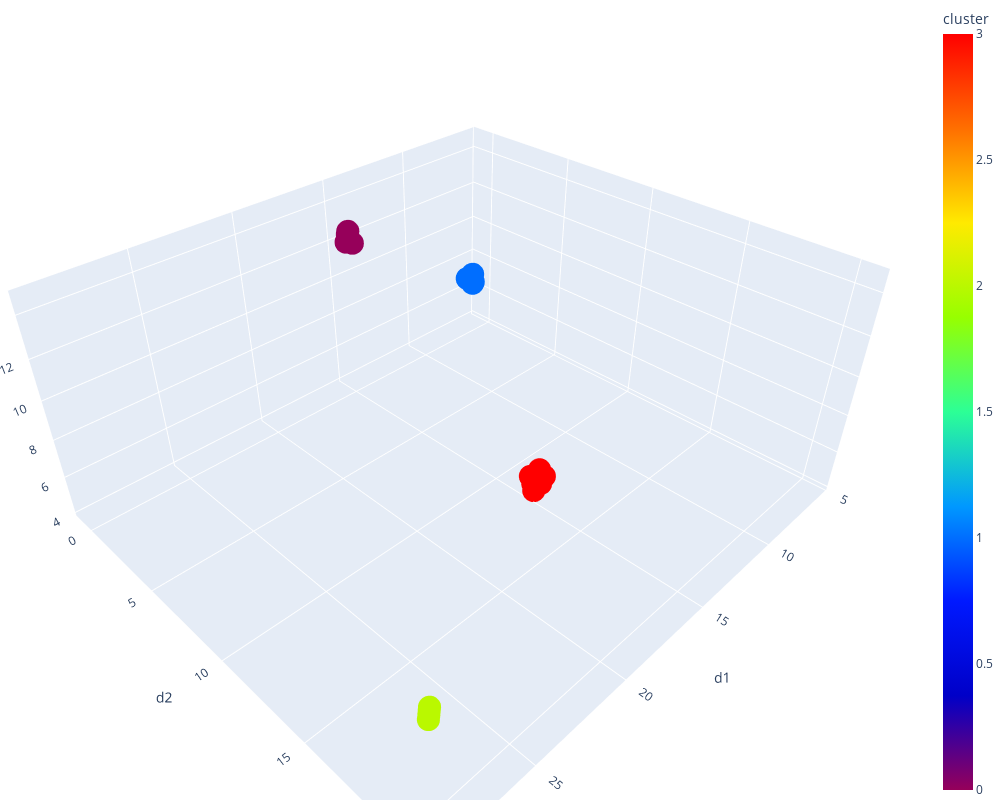

Notebook cell for this chart:
### Code cell
results = cluster_text(unique_text=SYNTHETIC_DATA,
                       hspace=HSPACE,
                       max_evals=CLUSTER_PARAMS['max_evals'],
                       label_lower=CLUSTER_PARAMS['label_lower'],
                       label_upper=CLUSTER_PARAMS['label_upper'])
results

### Figure 1 — Plotly figure (JSON) as saved in the notebook; plotly's stock layout.template omitted (floating-point values rounded to 4 significant figures)
{"data": [{"customdata": [["Energlo Matte Liquid Lipstick 369 Plum Bump", 0], ["Dermahue Light High", 2], ["Chromaluxe Color Design Lipstick", 3], ["Dermahue Makeup Les Nus by Colour Design", 1], ["Chromaluxe Color Design 6 Shadow & Liner Palette", 3], ["Energlo Liquid Lipstick 245 Rose Blush", 0], ["Dermahue Radiant Glow Highlighter", 2], ["Chromaluxe Color Design Palette", 3], ["Dermahue Makeup Les Nus", 1], ["Chromaluxe Color Design Matte Shadow Palette", 3], ["Energlo Matte Liquid Lipstick 369 Plum Bump", 0], ["Dermahue Light High", 2], ["Chromaluxe Color Design Lipstick", 3], ["Dermahue Makeup Les Nus by Colour Design", 1], ["Chromaluxe Color Design 6 Shadow & Liner Palette", 3], ["Energlo Liquid Lipstick 245 Rose Blush", 0], ["Dermahue Radiant Glow Highlighter", 2], ["Chromaluxe Color Design Palette", 3], ["Dermahue Makeup Les Nus", 1], ["Chromaluxe Color Design Matte Shadow Palette", 3]], "hovertemplate": "<b>%{hovertext}</b><br><br>text=%{customdata[0]}<extra></extra>", "hovertext": [0, 2, 3, 1, 3, 0, 2, 3, 1, 3, 0, 2, 3, 1, 3, 0, 2, 3, 1, 3], "legendgroup": "", "marker": {"color": [0, 2, 3, 1, 3, 0, 2, 3, 1, 3, 0, 2, 3, 1, 3, 0, 2, 3, 1, 3], "coloraxis": "coloraxis", "symbol": "circle"}, "mode": "markers", "name": "", "scene": "scene", "showlegend": false, "type": "scatter3d", "x": [17.54, 28.57, 14.38, 5.986, 14.63, 17.44, 28.98, 14.56, 5.667, 14.86, 17.22, 29.2, 14.17, 5.697, 14.73, 17.16, 28.75, 14.79, 6.09, 14.97], "y": [3.309, 19.88, 11.67, -0.374, 12.5, 3.31, 20.29, 11.76, -0.6322, 12.4, 3.32, 20.51, 11.95, -0.6552, 12.28, 2.99, 20.05, 12.08, -0.6922, 11.99], "z": [14.39, 9.051, 4.144, 6.613, 5.222, 14.72, 9.458, 4.625, 6.479, 4.852, 14.24, 9.683, 4.188, 6.967, 5.521, 14.66, 9.225, 4.231, 6.834, 5.117]}], "layout": {"coloraxis": {"colorbar": {"title": {"text": "cluster"}}, "colorscale": [[0, "rgb(150,0,90)"], [0.125, "rgb(0,0,200)"], [0.25, "rgb(0,25,255)"], [0.375, "rgb(0,152,255)"], [0.5, "rgb(44,255,150)"], [0.625, "rgb(151,255,0)"], [0.75, "rgb(255,234,0)"], [0.875, "rgb(255,111,0)"], [1, "rgb(255,0,0)"]]}, "height": 800, "legend": {"tracegroupgap": 0}, "margin": {"b": 0, "l": 0, "r": 0, "t": 0}, "scene": {"domain": {"x": [0, 1], "y": [0, 1]}, "xaxis": {"title": {"text": "d1"}}, "yaxis": {"title": {"text": "d2"}}, "zaxis": {"title": {"text": "d3"}}}, "width": 1000}}
